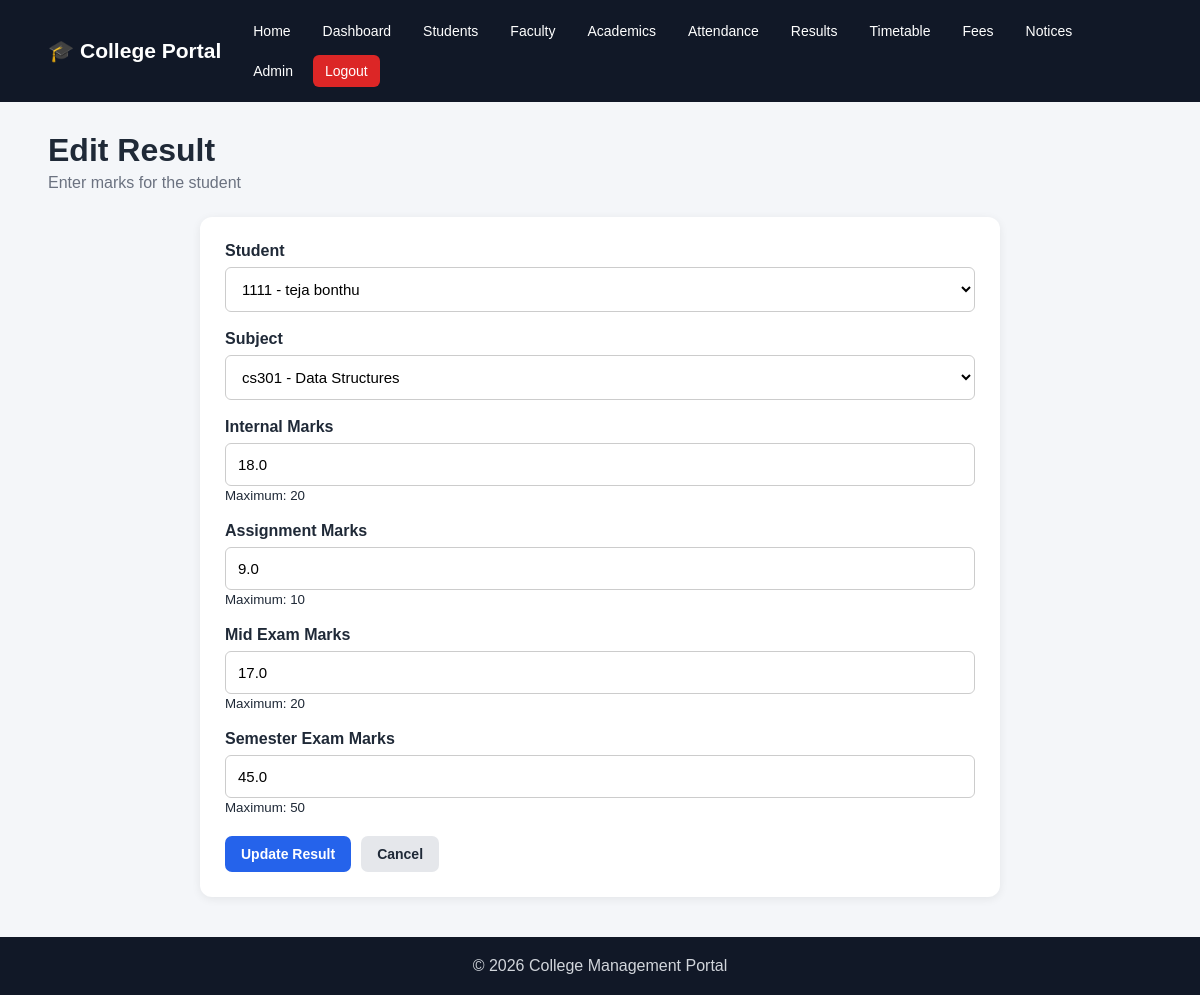
Screenshot of /results/1/edit/ (signed in) with the database file from the repository.
### students/models.py (models this page shows)
class Student(models.Model):
    GENDER_CHOICES = [
        ('Male', 'Male'),
        ('Female', 'Female'),
        ('Other', 'Other'),
    ]
    student_id = models.CharField(
        max_length=20,
        unique=True
    )
    first_name = models.CharField(
        max_length=100
    )
    last_name = models.CharField(
        max_length=100
    )
    email = models.EmailField(
        unique=True
    )
    phone = models.CharField(
        max_length=15
    )
    date_of_birth = models.DateField()
    gender = models.CharField(
        max_length=10,
        choices=GENDER_CHOICES
    )
    department = models.CharField(
        max_length=100
    )
    course = models.CharField(
        max_length=100
    )
    year = models.IntegerField()
    address = models.TextField()
    admission_date = models.DateField(
        auto_now_add=True
    )
    created_at = models.DateTimeField(
        auto_now_add=True
    )
    def __str__(self):
        return f"{self.student_id} - {self.first_name} {self.last_name}"

### results/models.py (models this page shows, shortened)
class Result(models.Model):
    student = models.ForeignKey(
        Student,
        on_delete=models.CASCADE,
        related_name='results'
    )
    subject = models.ForeignKey(
        Subject,
        on_delete=models.CASCADE,
        related_name='results'
    )
    internal_marks = models.FloatField(
        validators=[
            MinValueValidator(0),
            MaxValueValidator(20)
        ]
    )
    assignment_marks = models.FloatField(
        validators=[
            MinValueValidator(0),
            MaxValueValidator(10)
        ]
    )
    mid_marks = models.FloatField(
        validators=[
            MinValueValidator(0),
            MaxValueValidator(20)
        ]
    )
    semester_marks = models.FloatField(
        validators=[
            MinValueValidator(0),
            MaxValueValidator(50)
        ]
    )
    total = models.FloatField(
        default=0
    )
    percentage = models.FloatField(
        default=0
    )
    grade = models.CharField(
        max_length=5,
        default='F'
    )
    result = models.CharField(
        max_length=10,
        default='Fail'
    )
    created_at = models.DateTimeField(
        auto_now_add=True
    )
    class Meta:
        unique_together = (
            'student',
            'subject',
        )
        ordering = [
            '-created_at'
        ]

### results/views.py (the view)
@login_required
def result_update(request, pk):
    result = get_object_or_404(
        Result,
        pk=pk
    )
    if request.method == 'POST':
        form = ResultForm(
            request.POST,
            instance=result
        )
        if form.is_valid():
            form.save()
            return redirect(
                'result_list'
            )
    else:
        form = ResultForm(
            instance=result
        )
    return render(
        request,
        'results/result_form.html',
        {
            'form': form,
            'result': result
        }
    )

### results/forms.py
class ResultForm(forms.ModelForm):
    class Meta:
        model = Result
        fields = [
            'student',
            'subject',
            'internal_marks',
            'assignment_marks',
            'mid_marks',
            'semester_marks',
        ]
        widgets = {
            'internal_marks': forms.NumberInput(
                attrs={
                    'min': 0,
                    'max': 20,
                    'step': '0.01'
                }
            ),
            'assignment_marks': forms.NumberInput(
                attrs={
                    'min': 0,
                    'max': 10,
                    'step': '0.01'
                }
            ),
            'mid_marks': forms.NumberInput(
                attrs={
                    'min': 0,
                    'max': 20,
                    'step': '0.01'
                }
            ),
            'semester_marks': forms.NumberInput(
                attrs={
                    'min': 0,
                    'max': 50,
                    'step': '0.01'
                }
            ),
        }

### academics/models.py (called while the page is built)
    def __str__(self):
        return f"{self.subject_code} - {self.subject_name}"

### templates/results/result_form.html (shortened to what this page needs)
{% extends 'base.html' %}
{% block content %}
<div class="section-header">
    <div>
        <h1>
            {% if result %}
            Edit Result
            {% else %}
            Add Result
            {% endif %}
        </h1>
        <p>
            Enter marks for the student
        </p>
    </div>
</div>
<div class="card form-card">
    <form method="POST">
        <div class="form-group">
            <label>
                Student
            </label>
            {{ form.student }}
        </div>
        <div class="form-group">
            <label>
                Subject
            </label>
            {{ form.subject }}
        </div>
        <div class="form-group">
            <label>
                Internal Marks
            </label>
            {{ form.internal_marks }}
            <small>
                Maximum: 20
            </small>
        </div>
        <div class="form-group">
            <label>
                Assignment Marks
            </label>
            {{ form.assignment_marks }}
            <small>
                Maximum: 10
            </small>
        </div>
        <div class="form-group">
            <label>
                Mid Exam Marks
            </label>
            {{ form.mid_marks }}
            <small>
                Maximum: 20
            </small>
        </div>
        <div class="form-group">
            <label>
                Semester Exam Marks
            </label>
            {{ form.semester_marks }}
            <small>
                Maximum: 50
            </small>
        </div>
        <div class="form-buttons">
            <button
                type="submit"
                class="btn-primary">
                {% if result %}
                Update Result
                {% else %}
                Save Result
                {% endif %}
            </button>
            <a
                href="{% url 'result_list' %}"
                class="btn-secondary">
                Cancel
            </a>
        </div>
    </form>
</div>
{% endblock %}

### static/css/style.css (style rules this page uses)
* { margin: 0; padding: 0; box-sizing: border-box; }
body { font-family: Arial, sans-serif; background: #f5f7fb; color: #222; }
.card { background: white; padding: 25px; border-radius: 12px; box-shadow: 0 3px 15px rgba(0, 0, 0, 0.08); }
.form-card { max-width: 800px; margin: 0 auto; }
.form-card label { display: block; font-weight: bold; margin-bottom: 7px; }
.form-card input, .form-card select, .form-card textarea { width: 100%; padding: 12px; border: 1px solid #ccc; border-radius: 6px; font-size: 15px; }
.form-buttons { margin-top: 25px; display: flex; gap: 10px; flex-wrap: wrap; }
.btn-primary, .btn-secondary, .btn-danger { display: inline-block; padding: 11px 20px; border-radius: 6px; text-decoration: none; border: none; cursor: pointer; font-size: 15px; font-weight: bold; }
.btn-primary { background: #2563eb; color: white; }
.btn-secondary { background: #64748b; color: white; }
.form-group { margin-bottom: 20px; }
.form-group label { display: block; font-weight: bold; margin-bottom: 7px; }
.form-group input { width: 100%; padding: 12px; border: 1px solid #ccc; border-radius: 6px; font-size: 15px; }
.section-header { display: flex; justify-content: space-between; align-items: center; margin-bottom: 20px; }
.section-header p { color: #666; }
* { box-sizing: border-box; }
body { margin: 0; font-family: Arial, Helvetica, sans-serif; background: #f4f6f9; color: #1f2937; }
a { text-decoration: none; }
.section-header { display: flex; justify-content: space-between; align-items: center; gap: 20px; margin-bottom: 25px; }
.section-header h1 { margin: 0 0 5px; }
.section-header p { margin: 0; color: #6b7280; }
.card { background: white; border-radius: 12px; padding: 25px; margin-bottom: 25px; box-shadow: 0 2px 10px rgba(0, 0, 0, 0.07); }
.btn-primary, .btn-secondary, .btn-danger { display: inline-block; border: none; padding: 10px 16px; border-radius: 7px; cursor: pointer; font-size: 14px; font-weight: 600; }
.btn-secondary { background: #e5e7eb; color: #1f2937; }
.form-group { margin-bottom: 18px; }
.form-group label, .filter-card label { display: block; margin-bottom: 7px; font-weight: 600; }
input, select, textarea { width: 100%; padding: 11px 12px; border: 1px solid #d1d5db; border-radius: 7px; font-size: 14px; background: white; }
.form-buttons { display: flex; gap: 10px; margin-top: 20px; }

### rows the page displays
Student: student "1111 - teja bonthu"
Result: subject "cs301 - Data Structures", internal_marks "18.0", assignment_marks "9.0", mid_marks "17.0", semester_marks "45.0"
